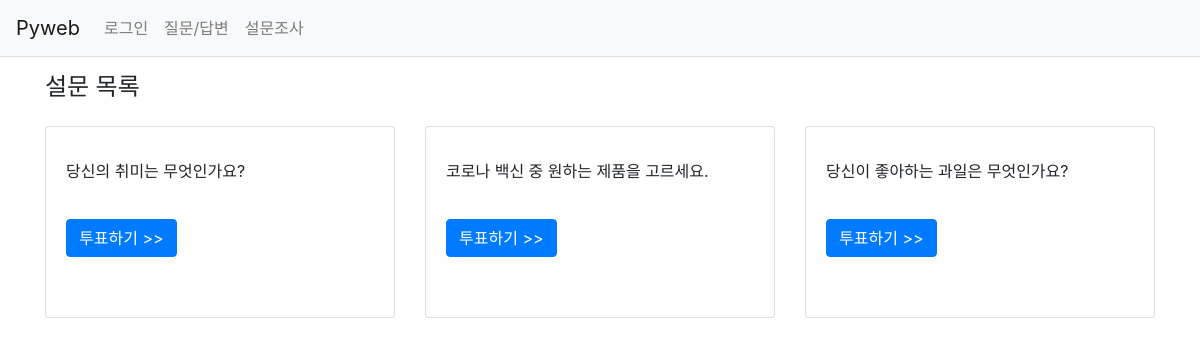
The app's page /poll/poll_list/, older data.
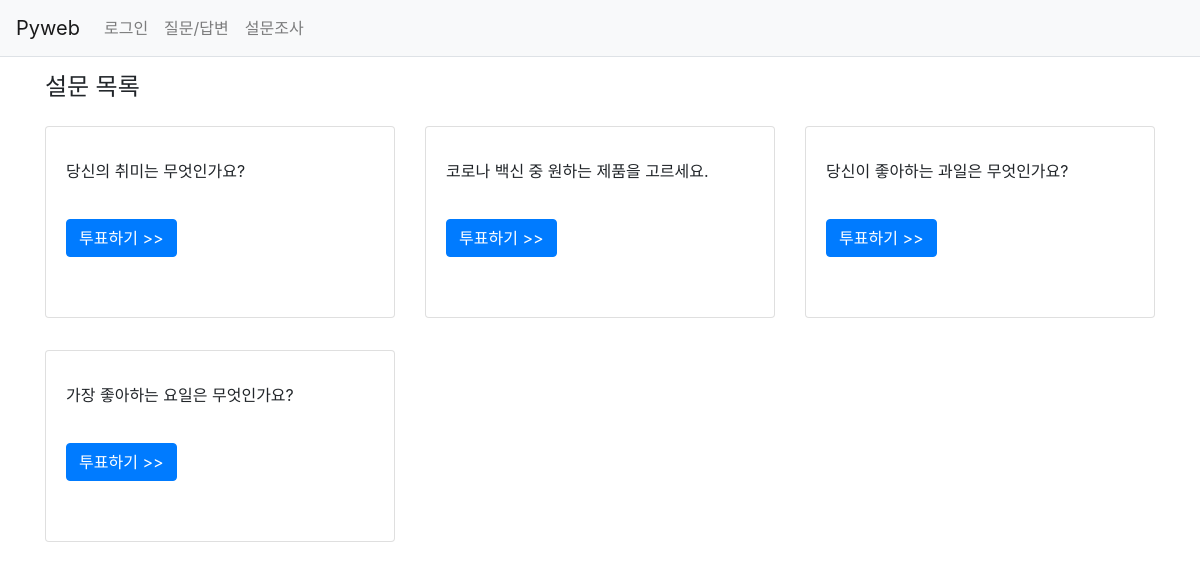
The same page, newer data.
### poll/models.py (models this page shows, shortened)
class Question(models.Model):
    question_text = models.CharField(max_length=200)
    pub_date = models.DateTimeField('date published')

### poll/views.py (the view)
# urls.py: path('poll_list/', views.poll_list, name='poll_list'),
def poll_list(request):
    question_list = Question.objects.all()
    context = {'question_list': question_list}
    return render(request, 'poll/poll_list.html', context)

### templates/poll/poll_list.html
{% extends 'base.html' %}
{% block content %}
<div class="container my-3">
    <div class="row my-3">
        <div class="col-12">
            <h4>설문 목록</h4>
        </div>
        {% if question_list %}
            {% for question in question_list %}
        <div class="col-4 my-3">
            <div class="card" style="height: 12rem">
                <div class="card-body">
                    <div class="card-text my-2" style="line-height: 2rem">
                        {{ question.question_text }}
                    </div>
                    <a href="{% url 'poll:detail' question.id %}"
                       class="btn btn-primary my-4">투표하기 >></a>
                </div>
            </div>
        </div>
            {% endfor %}
        {% else %}
            <p>설문이 없습니다.</p>
        {% endif %}
    </div>
</div>
{% endblock %}

Row changes from the older to the newer data that the page shows:
added Question: question_text "가장 좋아하는 요일은 무엇인가요?"
